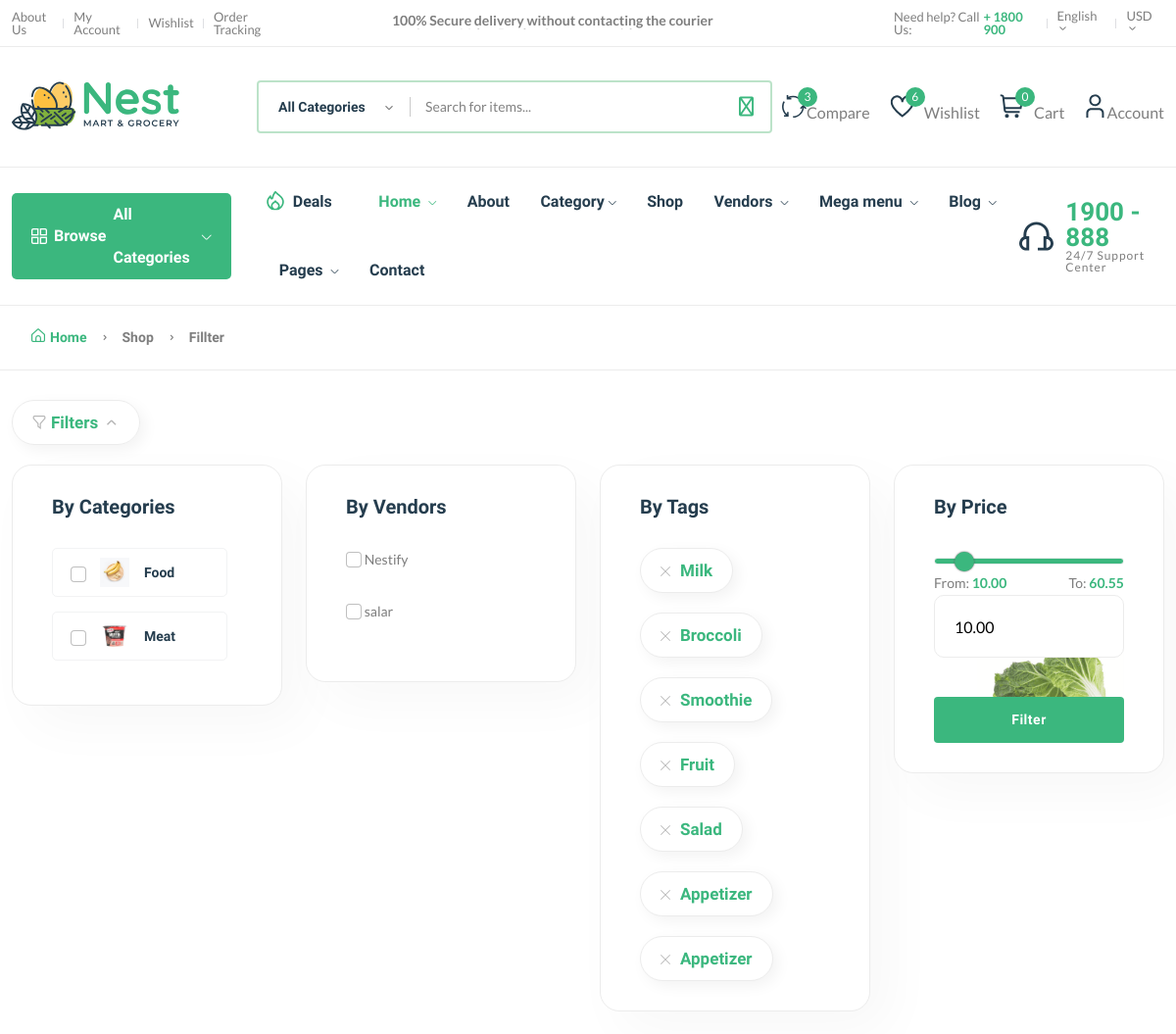
Before: /products/ (upper part) with the older database file.
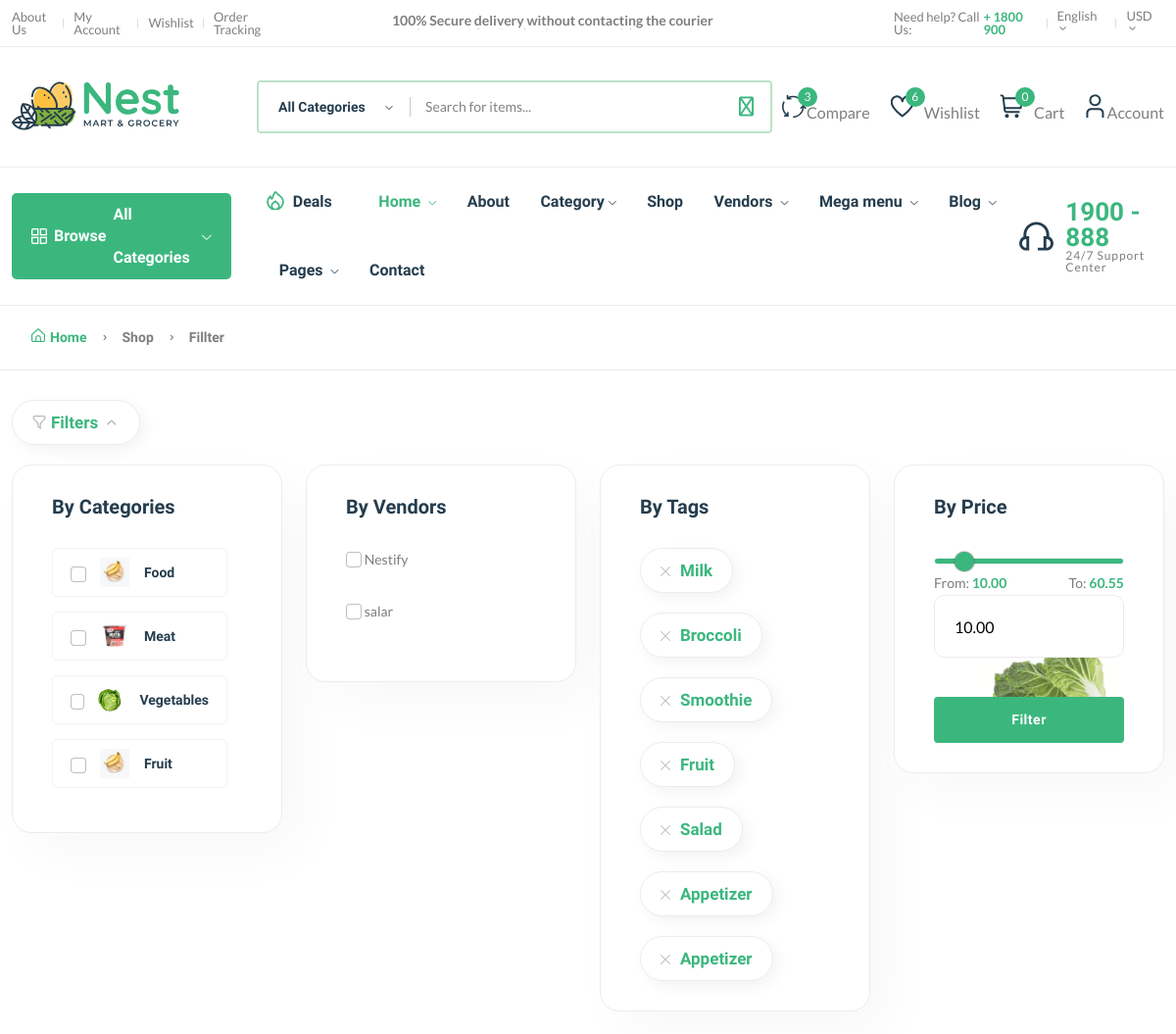
After: the same page with the newer database file.
### core/models.py (models this page shows, shortened)
class Category(models.Model):
    cid = ShortUUIDField(unique=True, length=10, max_length=20, prefix="cat", alphabet="abcdefgh12345")
    title = models.CharField(max_length=100, default="Food")
    image = models.ImageField(upload_to="category", default="category.jpg")
    class Meta:
        verbose_name = "Category"
        verbose_name_plural = "Categories"

class Vendor(models.Model):
    vid = ShortUUIDField(unique=True, length=10, max_length=20, prefix="ven", alphabet="abcdefgh12345")
    title = models.CharField(max_length=100, default="Nestify")
    image = models.ImageField(upload_to=user_dir_path, default="vendor.jpg")
    cover_image = models.ImageField(upload_to=user_dir_path, default="vendor.jpg")
    description = RichTextUploadingField(null=True, blank=True, default="This is the vendor")
    address = models.CharField(max_length=100, default="123 Main Street")
    contact = models.CharField(max_length=100, default="+123 (456) 789")
    chat_resp_time = models.CharField(max_length=100, default="100")
    shipping_on_time = models.CharField(max_length=100, default="100")
    authentic_rating = models.CharField(max_length=100, default="100")
    days_return = models.CharField(max_length=100, default="100")
    warranty_period = models.CharField(max_length=100, default="100")
    user = models.ForeignKey(User, on_delete=models.SET_NULL, null=True)
    date = models.DateTimeField(auto_now_add=True, null=True, blank=True)
    class Meta:
        verbose_name = "Vendor"
        verbose_name_plural = "Vendors"

### core/views.py (the view)
# urls.py: path("products/", views.product_list_view, name="product-list"),
def product_list_view(request):
    products = Product.objects.filter(product_status="published")
    context = {'products': products}
    return render(request, 'main/core/product-list.html', context)

### core/context_processor.py (called while the page is built)
def default(request):
    categories = Category.objects.all()
    vendors = Vendor.objects.all()
    min_max_price = Product.objects.aggregate(Min('price'), Max('price'))
    try:
        address = Address.objects.get(user=request.user)
    except:
        address = None
    return {
        'categories': categories,
        'vendors': vendors,
        'address': address,
        'min_max_price': min_max_price,
    }

### core/models.py (called while the page is built)
    def get_precentage(self):
        new_price = (self.price / self.old_price) * 100
        return new_price

### templates/main/core/product-list.html (shortened to what the changed rows need)
{% extends "main/components/_layout.html" %}
{% load static %}
{% block content %}
    <main class="main">
        <div class="container mb-30 mt-30">
            <div class="row">
                <div class="col-lg-12">
                    <div class="shop-product-fillter-header">
                        <div class="row">
                            <div class="col-xl-3 col-lg-6 col-md-6 mb-lg-0 mb-md-2 mb-sm-2">
                                <div class="card">
                                    <div class="categories-dropdown-wrap font-heading">
                                        <ul>
                                            {% for c in categories %}
                                                <li>
                                                    <input class="form-check-input filter-checkbox"
                                                           data-filter="category" type="checkbox" name="checkbox"
                                                           id="exampleCheckbox2" value="{{ c.id }}"/>
                                                    <a href="{% url 'core:category-product-list' c.cid %}"> <img
                                                            src="{{ c.image.url }}"
                                                            alt=""/>{{ c.title }}</a>
                                                </li>
                                            {% endfor %}
                                        </ul>
                                    </div>
                                </div>
                            </div>
                            <div class="col-xl-3 col-lg-6 col-md-6 mb-lg-0 mb-md-2 mb-sm-2">
                                <div class="card">
                                    <div class="d-flex">
                                        <div class="customeee-checkbox mr-80">
                                            {% for v in vendors %}
                                                <input class="form-check-input filter-checkbox" data-filter="vendor"
                                                       type="checkbox" name="checkbox"
                                                       id="exampleCheckbox1" value="{{ v.id }}"/>
                                                <label class="form-check-label"
                                                       for="exampleCheckbox1"><span>{{ v.title }}</span></label>
                                                <br/><br/>
                                            {% endfor %}
                                        </div>
                                    </div>
                                </div>
                            </div>
                        </div>
                    </div>
                </div>
            </div>
        </div>
    </main>
{% endblock %}

Changed rows visible on the page:
added Category: image (picture), title "Vegetables"
added Category: image (picture), title "Fruit"
